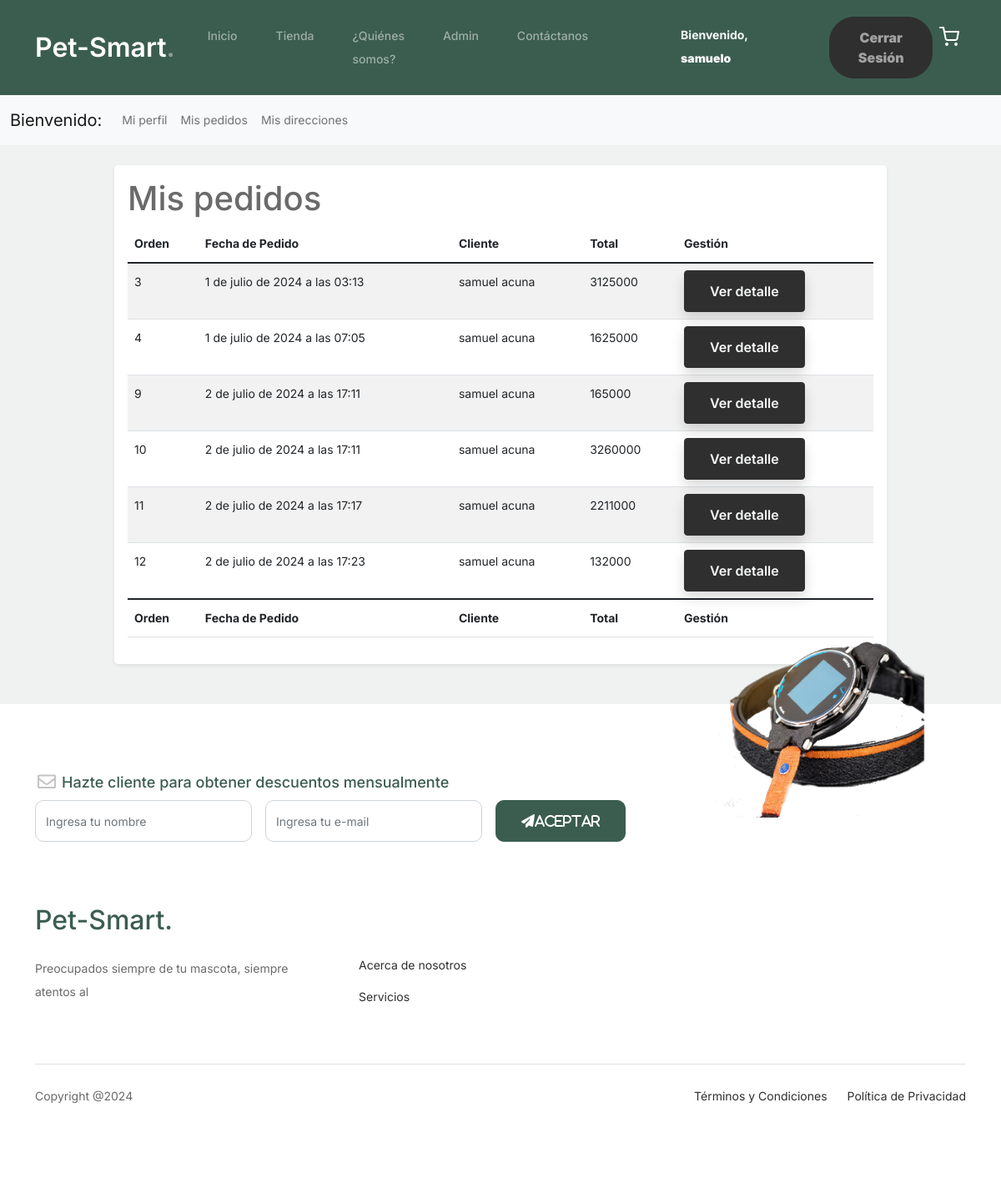
Page /misordenes/ (signed in) on the earlier database version.
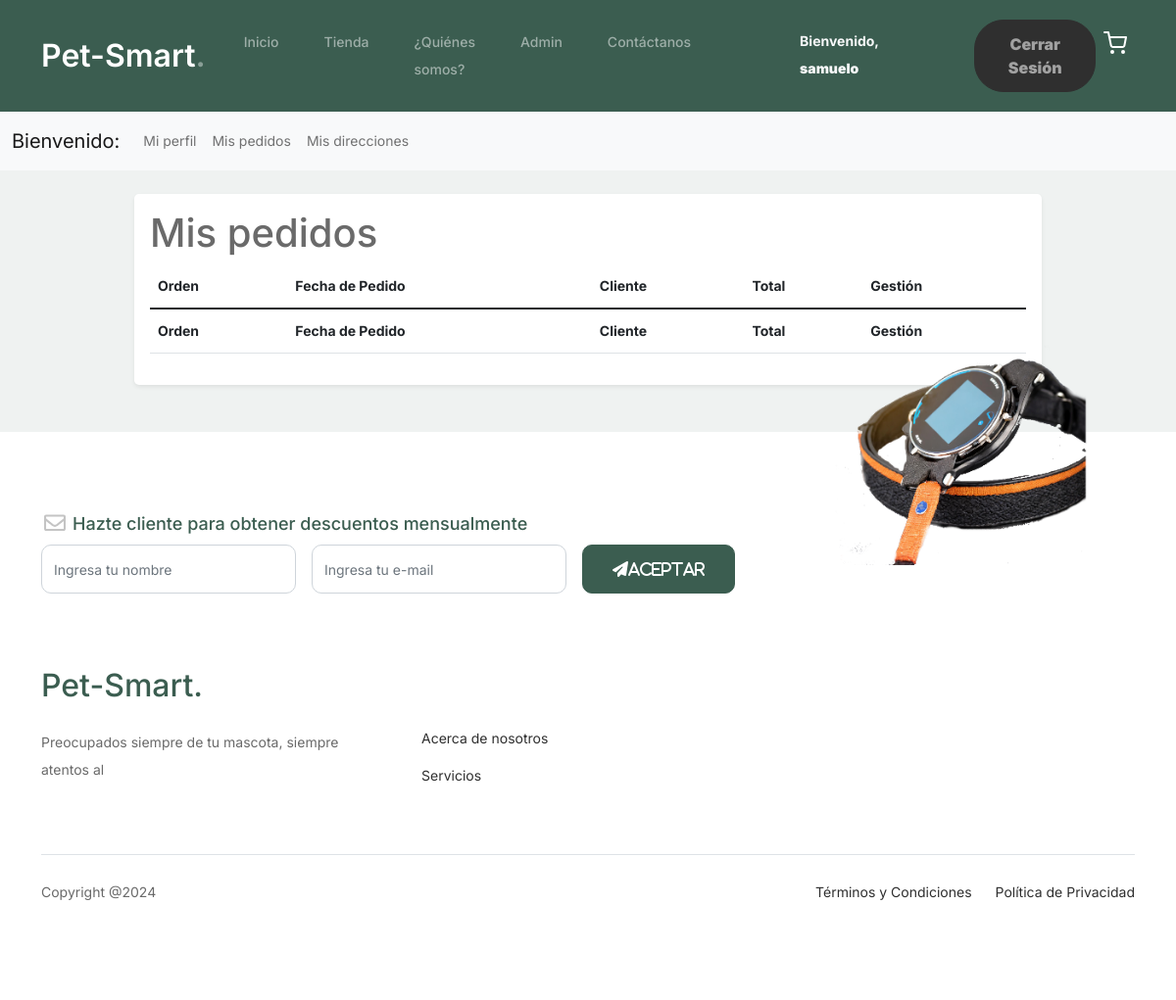
Same page on the later database version.
### app/models.py (models this page shows, shortened)
class Orden(models.Model):
    cliente = models.ForeignKey(Cliente, on_delete=models.SET_NULL, null=True, blank=True)
    fecha_creacion = models.DateTimeField(auto_now_add=True)
    completada = models.BooleanField(default=False)
    estado = models.CharField(max_length=100, choices=ESTADO_ENVIO, null=True, blank=True)
    direccion_envio = models.ForeignKey(Direccion, on_delete=models.SET_NULL, null=True, blank=True)
    total = models.IntegerField(blank=True, null=True)

class Cliente(models.Model):
    user = models.OneToOneField(User, on_delete=models.CASCADE)
    nombre = models.CharField(max_length=255)
    apellidos = models.CharField(max_length=255)
    email = models.EmailField(blank=True, null=True)
    telefono = models.CharField(max_length=20, blank=True, null=True)

### app/views.py (the view)
# urls.py: path('misordenes/', misordenes, name='misordenes'),
def misordenes(request):
    cliente = Cliente.objects.get(user=request.user)
    ordenes = Orden.objects.filter(cliente=cliente)
    datos={
        'cliente':cliente,
        'ordenes':ordenes
    }
    return render(request, 'app/misordenes.html',datos)

### app/templates/app/misordenes.html (shortened to what this page needs)
{% extends 'app/base.html' %}
{% block contenido %}
<nav class="navbar navbar-expand-lg navbar-light bg-light mb-4">
  <div class="container-fluid">
    <a class="navbar-brand" href="#">Bienvenido: </a>
    <div class="collapse navbar-collapse" id="secondaryNavbar">
      <ul class="navbar-nav me-auto mb-2 mb-lg-0">
        <li class="nav-item">
          <a class="nav-link" aria-current="page" href="{% url "perfil" %}">Mi perfil</a>
        </li>
        <li class="nav-item">
          <a class="nav-link" aria-current="page" href="{% url "misordenes" %}">Mis pedidos</a>
        </li>
        <li class="nav-item">
          <a class="nav-link" href="{% url "misdirecciones" %}">Mis direcciones</a>
        </li>
      </ul>
    </div>
  </div>
</nav>
<div class="container mb-5">
  <div class="row justify-content-center">
    <div class="col-12 col-lg-10">
      <div class="card shadow-sm border-0 rounded-3">
        <div class="card-body">
          <h1 class="card-title">Mis pedidos</h1>
          <table class="table table-striped table-hover">
            <thead>
              <tr>
                <th>Orden</th>
                <th>Fecha de Pedido</th>
                <th>Cliente</th>
                <th>Total</th>
                <th>Gestión</th>
              </tr>
            </thead>
            <tfoot>
              <tr>
                <th>Orden</th>
                <th>Fecha de Pedido</th>
                <th>Cliente</th>
                <th>Total</th>
                <th>Gestión</th>
              </tr>
            </tfoot>
            <tbody>
              {% for o in ordenes %}
              <tr>
                <td>{{ o.id }}</td>
                <td>{{ o.fecha_creacion }}</td>
                <td>{{ o.cliente.nombre }} {{ o.cliente.apellidos }}</td>
                <td>{{ o.total }}</td>
                <td>
                  <a href="{% url "detalleorden" o.id %}" role="button" class="btn btn-info text-light shadow rounded">Ver detalle</a>
                </td>
              </tr>
              {% endfor %}
            </tbody>
          </table>
        </div>
      </div>
    </div>
  </div>
</div>
{% endblock %}

Differences in the rows shown:
removed Orden: id "3", fecha_creacion "1 de julio de 2024 a las 03:13", cliente.nombre "samuel", cliente.apellidos "acuna", total "3125000"
removed Orden: id "4", fecha_creacion "1 de julio de 2024 a las 07:05", cliente.nombre "samuel", cliente.apellidos "acuna", total "1625000"
removed Orden: id "9", fecha_creacion "2 de julio de 2024 a las 17:11", cliente.nombre "samuel", cliente.apellidos "acuna", total "165000"
removed Orden: id "10", fecha_creacion "2 de julio de 2024 a las 17:11", cliente.nombre "samuel", cliente.apellidos "acuna", total "3260000"
removed Orden: id "11", fecha_creacion "2 de julio de 2024 a las 17:17", cliente.nombre "samuel", cliente.apellidos "acuna", total "2211000"
removed Orden: id "12", fecha_creacion "2 de julio de 2024 a las 17:23", cliente.nombre "samuel", cliente.apellidos "acuna", total "132000"
